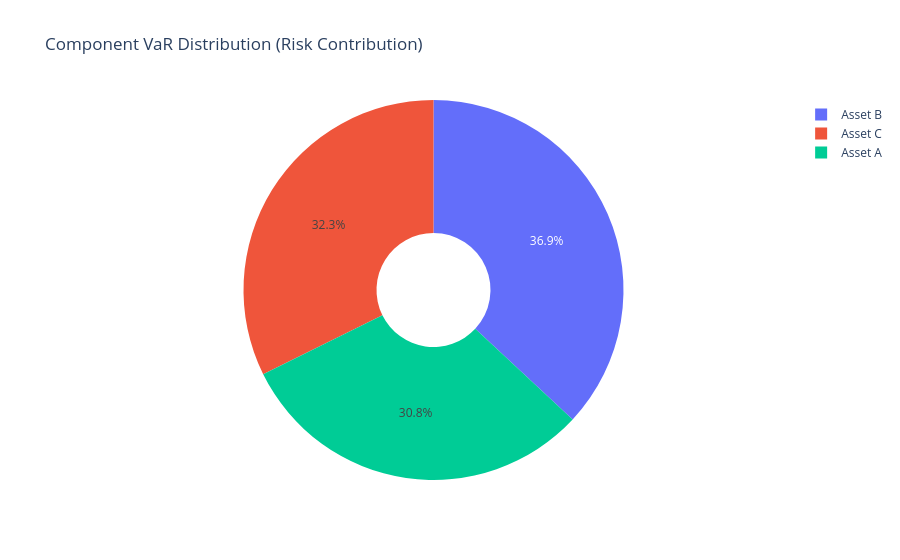
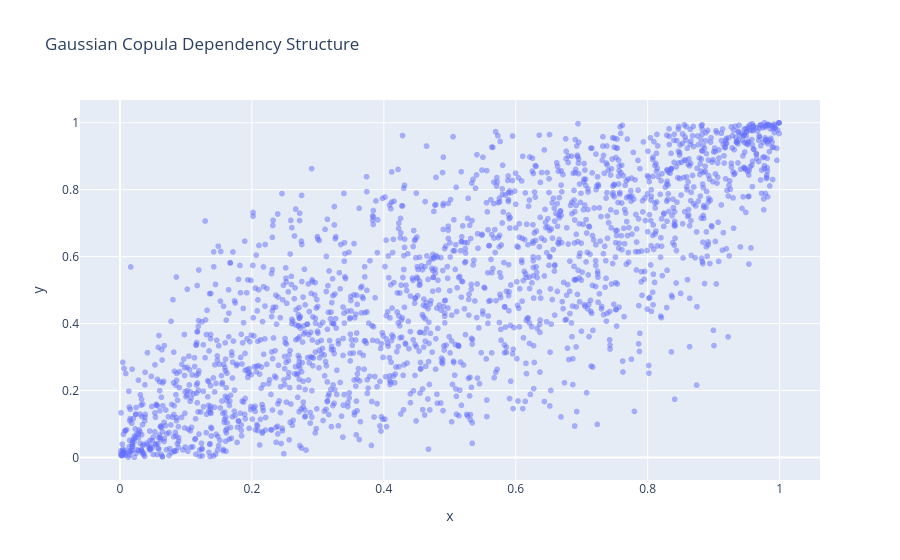

Write notebook code for charts like these, in order.
### Markdown cell above
## 3. Portfolio Risk: Copulas & Decomposition
Gaussian Copulas model the dependency between multiple assets, capturing how they move together regardless of their individual distributions. Risk Decomposition then breaks down total portfolio Value at Risk into individual asset contributions, allowing managers to identify and mitigate specific sources of risk.

### Code cell
from quant_risk_core.portfolio_risk.decomposition import RiskDecomposer, CopulaEngine

weights = np.array([0.4, 0.3, 0.3])
cov = np.array([
    [0.0004, 0.0001, 0.0002],
    [0.0001, 0.0009, 0.0003],
    [0.0002, 0.0003, 0.0006]
])

decomposer = RiskDecomposer(weights, cov)
mvar = decomposer.calculate_marginal_var(0.99)
cvar = decomposer.calculate_component_var(0.99)

fig_risk = go.Figure(data=[go.Pie(labels=['Asset A', 'Asset B', 'Asset C'], values=cvar, hole=.3)])
fig_risk.update_layout(title='Component VaR Distribution (Risk Contribution)')
fig_risk.show()

# Copula dependency visualization
corr = np.array([[1.0, 0.8], [0.8, 1.0]])
copula = CopulaEngine(corr)
samples = copula.generate_gaussian_copula_samples(2000)
fig_copula = px.scatter(x=samples[:, 0], y=samples[:, 1], opacity=0.5, title='Gaussian Copula Dependency Structure')
fig_copula.show()

### Figure 1 — Plotly figure (JSON) as saved in the notebook; plotly's stock layout.template omitted (floating-point values rounded to 4 significant figures)
{"data": [{"hole": 0.3, "labels": ["Asset A", "Asset B", "Asset C"], "type": "pie", "values": [0.0129, 0.01549, 0.01355]}], "layout": {"title": {"text": "Component VaR Distribution (Risk Contribution)"}}}

### Figure 2 — Plotly figure (JSON) as saved in the notebook; plotly's stock layout.template omitted (floating-point values rounded to 4 significant figures; data arrays with more than 128 entries replaced by an {"elided": "..."} marker saying what was removed)
{"data": [{"hovertemplate": "x=%{x}<br>y=%{y}<extra></extra>", "legendgroup": "", "marker": {"color": "#636efa", "opacity": 0.5, "symbol": "circle"}, "mode": "markers", "name": "", "showlegend": false, "type": "scattergl", "x": {"elided": "2000 float values"}, "xaxis": "x", "y": {"elided": "2000 float values"}, "yaxis": "y"}], "layout": {"legend": {"tracegroupgap": 0}, "title": {"text": "Gaussian Copula Dependency Structure"}, "xaxis": {"anchor": "y", "domain": [0, 1], "title": {"text": "x"}}, "yaxis": {"anchor": "x", "domain": [0, 1], "title": {"text": "y"}}}}
